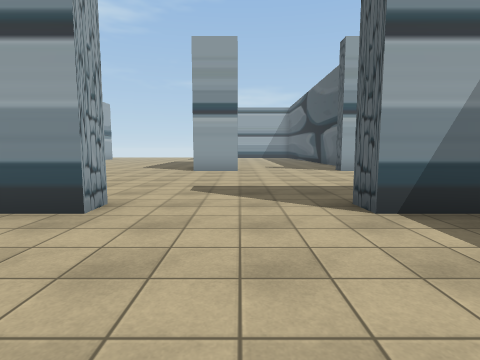
[1] (above)

24 first-person views from a walk through a scene from a Unity 3-D project. The camera is 1.4 m above the floor, tilts 6° down and sees 80° across. The floor is counted in squares, 2 m on a side. Each view is taken from the middle of a square. On the plan, view 1 faces up. The plan holds only what a view shows up to about 10 squares ahead; the rest is blank. The place goes on beyond the plan. The player character is not drawn. Some surface patterns are stand-ins.

[2]
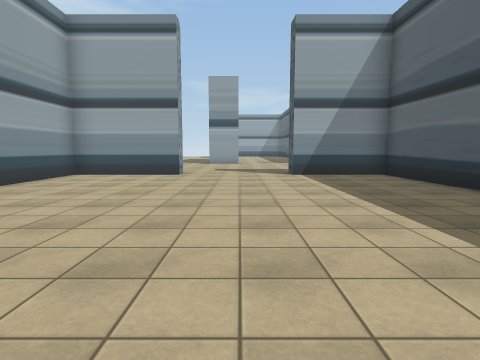

[3]
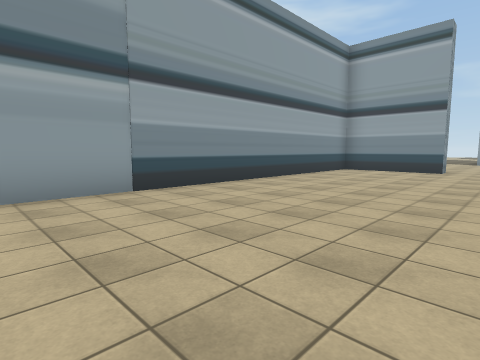

[4]
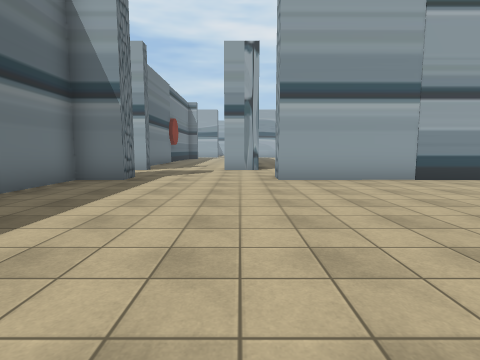

[5]
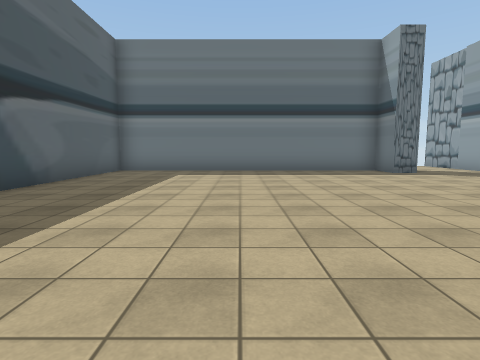

[6]
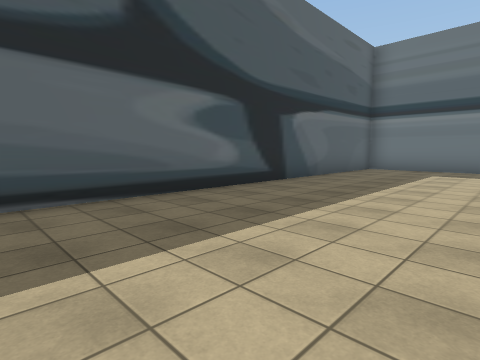

[7]
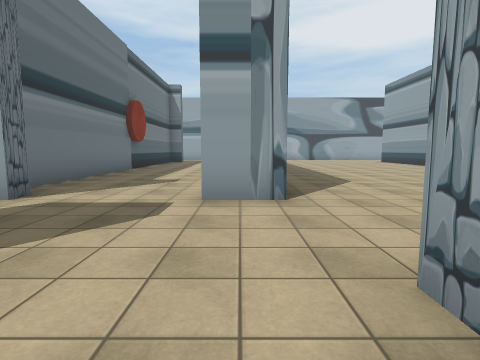

[8]
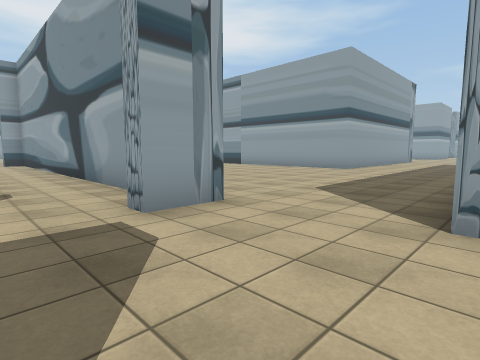

[9]
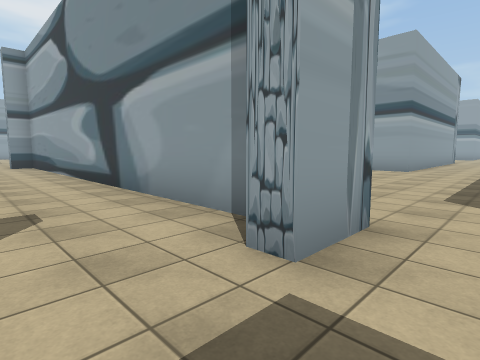

[10]
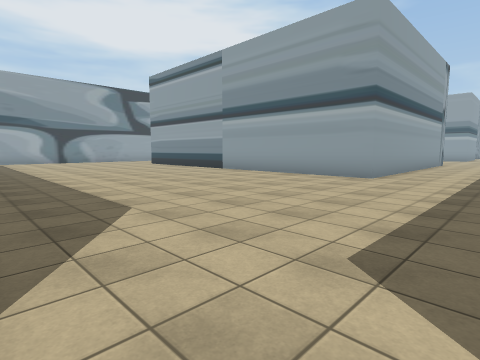

[11]
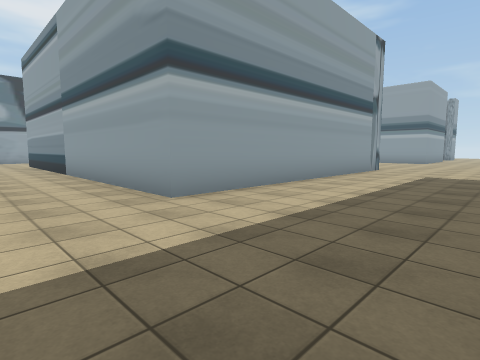

[12]
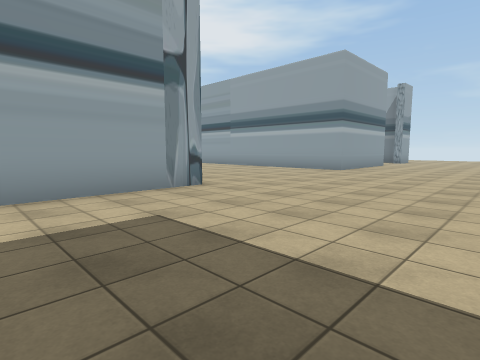

[13]
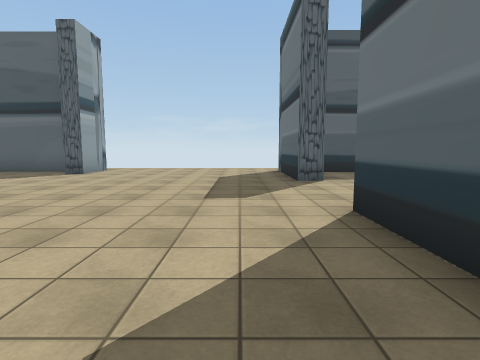

[14]
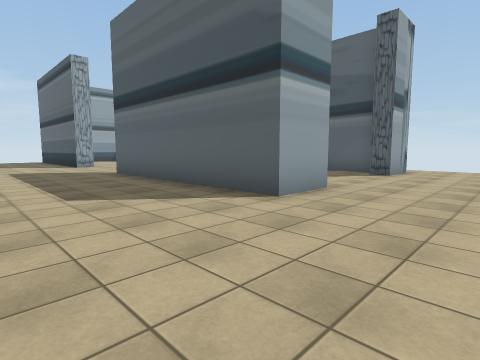

[15]
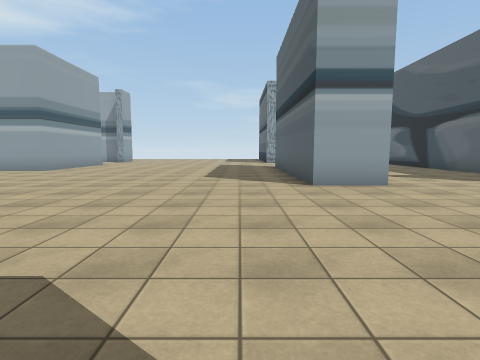

[16]
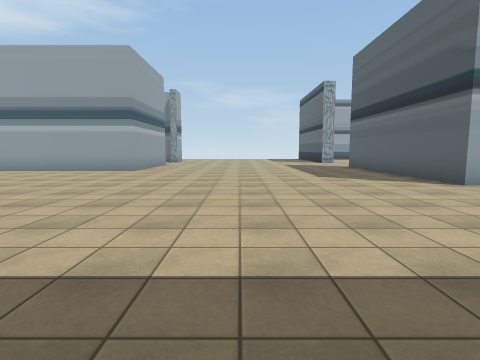

[17]
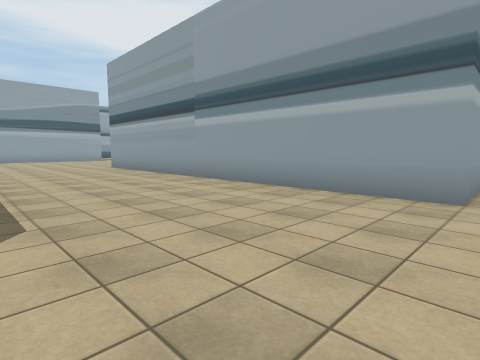

[18]
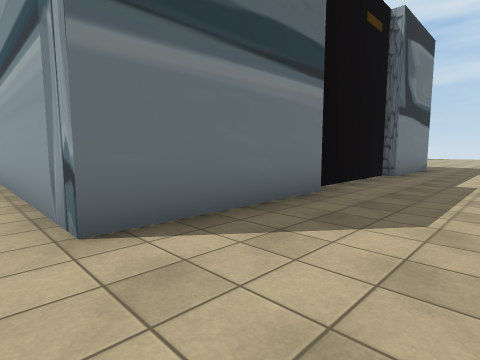

[19]
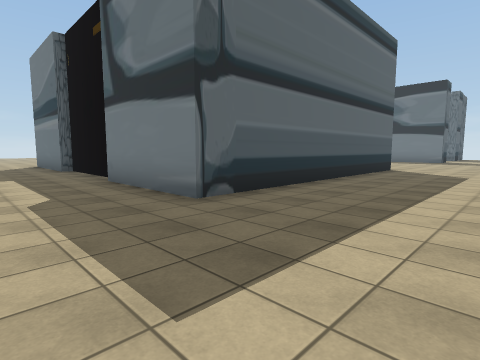

[20]
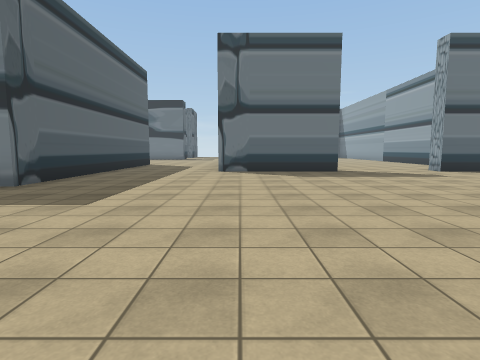

[21]
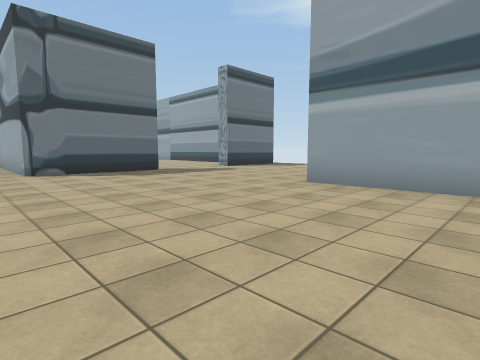

[22]
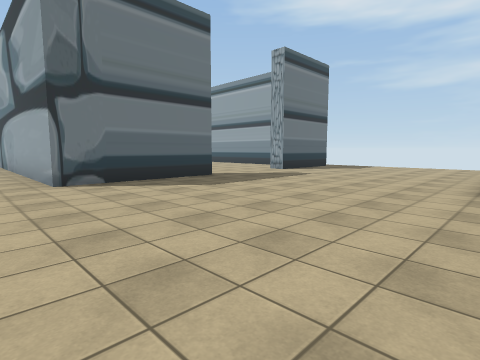

[23]
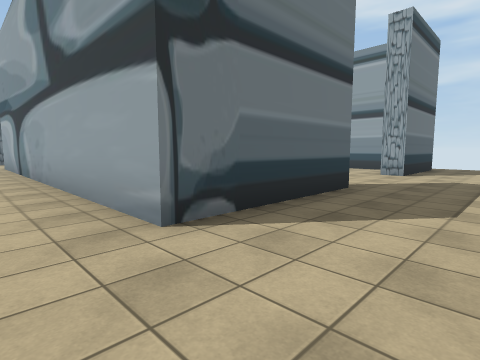

[24]
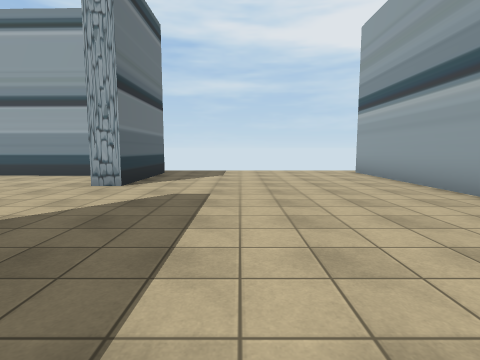

### Floor plan
Key: @ floor where view 1 was taken; # wall or solid block; . floor.
Columns run from 35 left of view 1 to 6 right of it. Each row starts with its distance up from view 1.
 14                 ##########........#   ..#
 13       #......   ..................#  ...#
 12       #......  ...................# ....#
 11       #...... ....................# ....#
 10 #######...........................#....##.
  9 ..........................................
  8 ..........................................
  7 ...............###########...............
  6 ...............#         #...............
  5 ...............#         #...............
  4 ...............#         #...............
  3  ###...####....#         #....####...###
  2  #....    #....#         #....#........#
  1  #..      #....#         #....#........#
  0  #.       #....###########....#....@...#
 -1  #        #....  .............#........#
 -2           #...   .............#........#
 -3           #..      ...........#........#
 -4           #.      ............#........#
 -5           #.     .............#........#
 -6           #.    ..............#........#
 -7           #     ..............#........#
 -8                 ############..#........#
 -9                 ...........#...........#
-10                 .......................#
-11                      ..................#
-12                      .........#........#
-13                      #######. ##########

Positions as (right, up) in squares from view 1, and headings:
1: (0, 0), facing up
2: (0, -5), facing up
3: (0, -7), facing up-left
4: (2, -9), facing left
5: (0, -3), facing down
6: (0, -2), facing down-right
7: (-4, -9), facing left
8: (-5, -11), facing up-left
9: (-7, -11), facing up-left
10: (-7, -8), facing up-left
11: (-6, -3), facing up-left
12: (-5, 4), facing up-left
13: (-5, 5), facing right
14: (-5, 7), facing up-right
15: (-3, 4), facing up
16: (-6, 4), facing up
17: (-9, 9), facing up-left
18: (-9, 10), facing down-left
19: (-24, 10), facing down-right
20: (-25, 13), facing down
21: (-23, 13), facing down-left
22: (-23, 10), facing down-left
23: (-23, 6), facing down-left
24: (-26, 6), facing left
